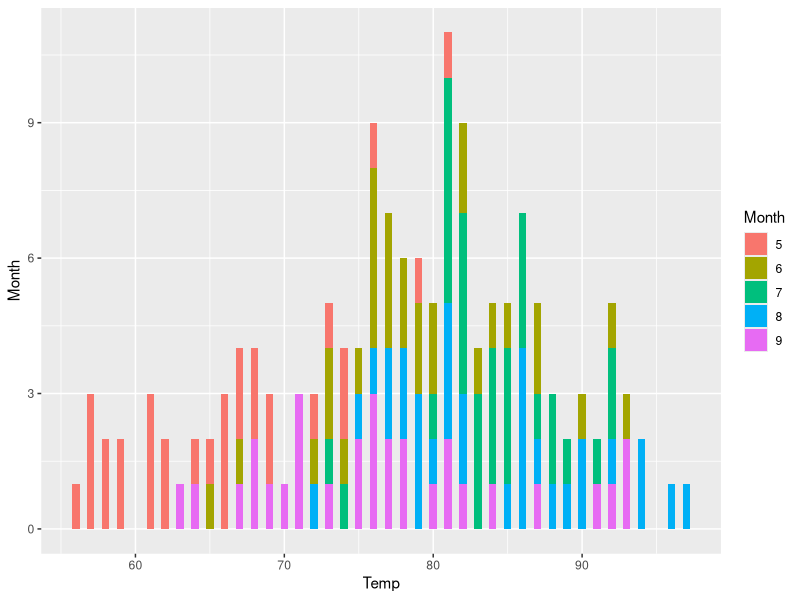

This chart was generated by the following R code:
# pre processing

x <- summary(airquality)
air = airquality

# 3 ways to remove NAs
# 1) manually
# 2) Replace

air$Ozone = ifelse(is.na(air$Ozone), median(air$Ozone, na.rm = TRUE), air$Ozone)

##### TRANSFORMATION

brks = c(0, 50, 100, 150, 200)
air$S = cut(air$Ozone, breaks = brks)

library(ggplot2)
table(air$Month)


ggplot(air, aes(x = Temp, fill = factor(Month))) +
  geom_histogram(binwidth = 0.5) +
  xlab("Temp") +
  ylab("Month") +
  labs(fill = "Month")